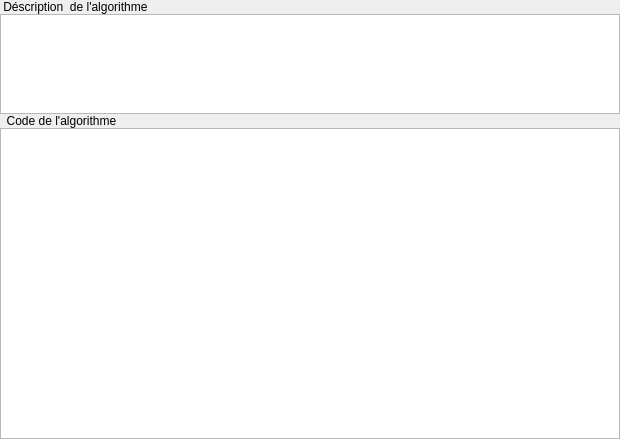
<?xml version="1.0" encoding="UTF-8"?>
<ui version="4.0">
 <class>AppercuAlgorithmeWidget</class>
 <widget class="QWidget" name="AppercuAlgorithmeWidget">
  <property name="geometry">
   <rect>
    <x>0</x>
    <y>0</y>
    <width>620</width>
    <height>439</height>
   </rect>
  </property>
  <property name="font">
   <font>
    <weight>50</weight>
    <bold>false</bold>
   </font>
  </property>
  <property name="windowTitle">
   <string>Algorithme</string>
  </property>
  <layout class="QGridLayout" name="gridLayout">
   <property name="leftMargin">
    <number>0</number>
   </property>
   <property name="topMargin">
    <number>0</number>
   </property>
   <property name="rightMargin">
    <number>0</number>
   </property>
   <property name="bottomMargin">
    <number>0</number>
   </property>
   <property name="spacing">
    <number>0</number>
   </property>
   <item row="0" column="0">
    <layout class="QVBoxLayout" name="GlobalverticalLayout">
     <property name="spacing">
      <number>0</number>
     </property>
     <item>
      <layout class="QHBoxLayout" name="labeldescriptionHorizontalLayout">
       <property name="spacing">
        <number>0</number>
       </property>
       <item>
        <widget class="QLabel" name="labelDescription">
         <property name="text">
          <string> Déscription  de l'algorithme</string>
         </property>
        </widget>
       </item>
       <item>
        <widget class="QLabel" name="labelCommentaireDescription">
         <property name="text">
          <string/>
         </property>
        </widget>
       </item>
      </layout>
     </item>
     <item>
      <widget class="QTextEdit" name="textEditDescription">
       <property name="maximumSize">
        <size>
         <width>16777215</width>
         <height>100</height>
        </size>
       </property>
      </widget>
     </item>
     <item>
      <layout class="QHBoxLayout" name="LabelCodeHorizontalLayout">
       <property name="spacing">
        <number>0</number>
       </property>
       <item>
        <widget class="QLabel" name="labelCodeAlgo">
         <property name="text">
          <string>  Code de l'algorithme </string>
         </property>
        </widget>
       </item>
       <item>
        <widget class="QLabel" name="labelCommentaireCodeAlgo">
         <property name="text">
          <string/>
         </property>
        </widget>
       </item>
      </layout>
     </item>
     <item>
      <widget class="QTreeView" name="treeViewCodeAlgo">
       <property name="animated">
        <bool>true</bool>
       </property>
       <property name="headerHidden">
        <bool>false</bool>
       </property>
       <attribute name="headerVisible">
        <bool>true</bool>
       </attribute>
      </widget>
     </item>
    </layout>
   </item>
  </layout>
 </widget>
 <resources/>
 <connections/>
</ui>
